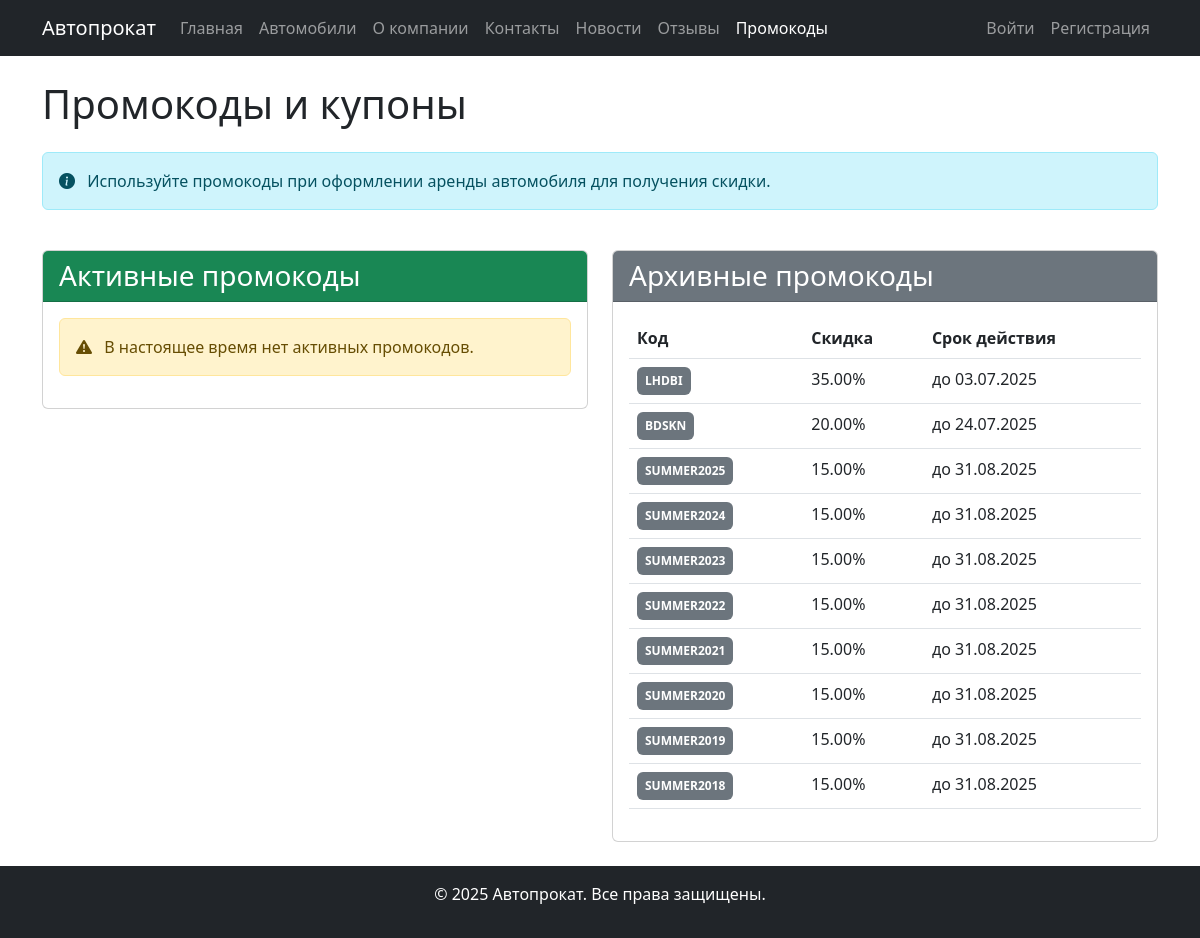
The page /rentals/promocodes/ on the database its author committed.
### rentals/models.py (models this page shows, shortened)
class PromoCode(models.Model):
    code = models.CharField(max_length=20, unique=True, verbose_name="Код")
    description = models.TextField(blank=True, verbose_name="Описание")
    discount_percentage = models.DecimalField(
        max_digits=5,
        decimal_places=2,
        validators=[MinValueValidator(0), MaxValueValidator(100)],
        verbose_name="Процент скидки",
    )
    valid_from = models.DateField(default=timezone.now, verbose_name="Действует с")
    valid_to = models.DateField(verbose_name="Действует до")
    is_active = models.BooleanField(default=True, verbose_name="Активен")
    max_uses = models.PositiveIntegerField(
        default=1, verbose_name="Максимальное количество использований"
    )
    current_uses = models.PositiveIntegerField(
        default=0, verbose_name="Текущее количество использований"
    )
    class Meta:
        verbose_name = "Промокод"
        verbose_name_plural = "Промокоды"

### rentals/views.py (the view)
# urls.py: path('promocodes/', views.PromoCodeListView.as_view(), name='promocode_list'),
class PromoCodeListView(ListView):
    model = PromoCode
    template_name = "content/promocode_list.html"
    context_object_name = "promocodes"
    def get_queryset(self):
        active_promocodes = PromoCode.objects.filter(
            is_active=True, valid_to__gt=timezone.now()
        )
        expired_promocodes = PromoCode.objects.filter(
            is_active=False
        ) | PromoCode.objects.filter(valid_to__lte=timezone.now())
        logger.info(
            f"PromoCode list displayed with {active_promocodes.count()} active and {expired_promocodes.count()} expired codes"
        )
        return {"active": active_promocodes, "expired": expired_promocodes}

### authentication/context_processors.py (called while the page is built, shortened)
def user_role(request):
    context = {}
    return context

### templates/content/promocode_list.html (shortened to what this page needs)
{% extends 'base.html' %}
{% block content %}
    <div class="container mt-4">
        <div class="d-flex justify-content-between align-items-center mb-4">
            <h1 class="mb-0">Промокоды и купоны</h1>
        </div>
        <div class="row">
            <div class="col-12 mb-4">
                <div class="alert alert-info">
                    <i class="bi bi-info-circle-fill me-2"></i>
                    Используйте промокоды при оформлении аренды автомобиля для получения скидки.
                </div>
            </div>
            <div class="col-md-6">
                <div class="card mb-4">
                    <div class="card-header bg-success text-white">
                        <h3 class="mb-0">Активные промокоды</h3>
                    </div>
                    <div class="card-body">
                        {% if promocodes.active %}
                            <div class="table-responsive">
                                <table class="table table-hover">
                                    <thead>
                                    <tr>
                                        <th>Код</th>
                                        <th>Скидка</th>
                                        <th>Действует до</th>
                                        {% if user.role.is_staff %}
                                            <th>Действия</th>
                                        {% endif %}
                                    </tr>
                                    </thead>
                                    <tbody>
                                    {% for code in promocodes.active %}
                                        <tr>
                                            <td>
                                                <span class="badge bg-success p-2">{{ code.code }}</span>
                                            </td>
                                            <td>{{ code.discount_percentage }}%</td>
                                            <td>{{ code.valid_to|date:"d.m.Y" }}</td>
                                            {% if user.role.is_staff %}
                                                <td>
                                                    <a href="{% url 'promocode_detail' code.id %}" class="btn btn-sm btn-outline-info me-1" title="Подробнее">
                                                        <i class="bi bi-eye"></i>
                                                    </a>
                                                    <a href="{% url 'promocode_edit' code.id %}" class="btn btn-sm btn-outline-primary" title="Редактировать">
                                                        <i class="bi bi-pencil"></i>
                                                    </a>
                                                </td>
                                            {% endif %}
                                        </tr>
                                    {% endfor %}
                                    </tbody>
                                </table>
                            </div>
                        {% else %}
                            <div class="alert alert-warning">
                                <i class="bi bi-exclamation-triangle-fill me-2"></i>
                                В настоящее время нет активных промокодов.
                            </div>
                        {% endif %}
                    </div>
                </div>
            </div>
            <div class="col-md-6">
                <div class="card mb-4">
                    <div class="card-header bg-secondary text-white">
                        <h3 class="mb-0">Архивные промокоды</h3>
                    </div>
                    <div class="card-body">
                        {% if promocodes.expired %}
                            <div class="table-responsive">
                                <table class="table table-hover">
                                    <thead>
                                    <tr>
                                        <th>Код</th>
                                        <th>Скидка</th>
                                        <th>Срок действия</th>
                                    </tr>
                                    </thead>
                                    <tbody>
                                    {% for code in promocodes.expired %}
                                        <tr class="text-muted">
                                            <td>
                                                <span class="badge bg-secondary p-2">{{ code.code }}</span>
                                            </td>
                                            <td>{{ code.discount_percentage }}%</td>
                                            <td>до {{ code.valid_to|date:"d.m.Y" }}</td>
                                        </tr>
                                    {% endfor %}
                                    </tbody>
                                </table>
                            </div>
                        {% else %}
                            <div class="alert alert-info">
                                <i class="bi bi-info-circle-fill me-2"></i>
                                Нет архивных промокодов.
                            </div>
                        {% endif %}
                    </div>
                </div>
            </div>
        </div>
    </div>
{% endblock %}

### rows shown on the page
PromoCode: code "LHDBI", discount_percentage "35.00", valid_to "03.07.2025"
PromoCode: code "BDSKN", discount_percentage "20.00", valid_to "24.07.2025"
PromoCode: code "SUMMER2025", discount_percentage "15.00", valid_to "31.08.2025"
PromoCode: code "SUMMER2024", discount_percentage "15.00", valid_to "31.08.2025"
PromoCode: code "SUMMER2023", discount_percentage "15.00", valid_to "31.08.2025"
PromoCode: code "SUMMER2022", discount_percentage "15.00", valid_to "31.08.2025"
PromoCode: code "SUMMER2021", discount_percentage "15.00", valid_to "31.08.2025"
PromoCode: code "SUMMER2020", discount_percentage "15.00", valid_to "31.08.2025"
PromoCode: code "SUMMER2019", discount_percentage "15.00", valid_to "31.08.2025"
PromoCode: code "SUMMER2018", discount_percentage "15.00", valid_to "31.08.2025"
